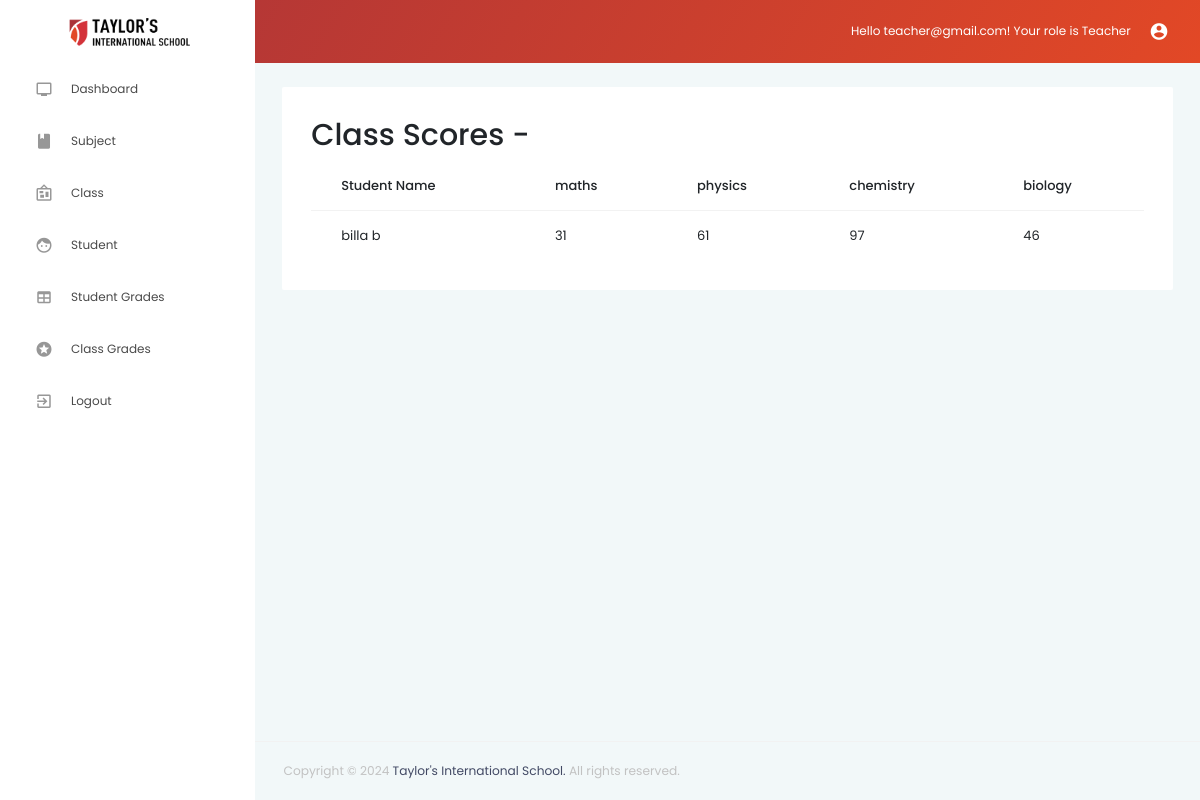
Page /pages_teacher/ClassGradesView.php?id=1 (signed in) on the committed database.
### tables this page shows
CREATE TABLE `subject` (
  `id` int(11) NOT NULL,
  `subjectID` varchar(50) NOT NULL,
  `subjectName` varchar(200) NOT NULL,
  `subjectType` varchar(50) NOT NULL
);

CREATE TABLE `student_subject` (
  `id` int(11) NOT NULL,
  `studentID` int(11) DEFAULT NULL,
  `subjectID` int(11) DEFAULT NULL,
  `subject_score` int(11) DEFAULT NULL,
  `subject_type` varchar(50) DEFAULT NULL
);

CREATE TABLE `student` (
  `studentID` int(11) NOT NULL,
  `firstName` varchar(50) NOT NULL,
  `lastName` varchar(50) NOT NULL,
  `gender` enum('Male','Female') NOT NULL,
  `classID` int(11) DEFAULT NULL
);

### pages_teacher/ClassGradesView.php (the view, shortened to what this page needs)
<!DOCTYPE html>
<?php
require_once '../db_connect.php';
$id = $_GET["id"];
$className = $_GET["classname"];
?>
<html lang="en">
    <head>
        <link rel="stylesheet" href="../vendors/iconfonts/mdi/css/materialdesignicons.min.css">
        <link rel="stylesheet" href="../vendors/css/vendor.bundle.base.css">
        <link rel="stylesheet" href="../vendors/css/vendor.bundle.addons.css">
        <link rel="stylesheet" href="https://use.fontawesome.com/releases/v5.4.1/css/all.css">
        <link rel="stylesheet" href="../css/style.css">
    </head>
    <body>
        <div class="container-scroller">
            <?php
            include("nav.php");
            ?>
            <div class="main-panel">
                <div class="content-wrapper">
                    <div class="row">
                        <div class="col-lg-12 grid-margin stretch-card">
                            <div class="card">
                                <div class="card-body">
                                    <div class="page-header clearfix">
                                        <h2 style="float:left">Class Scores - <?php echo $className; ?></h2>
                                    </div>
                                    <div class="table-responsive">
                                        <table id="recent-orders" class="table table-hover table-xl mb-0">
                                            <thead>
                                                <tr>
                                                    <th class="border-top-0">Student Name</th>
                                                    <?php
                                                    $studentsql = 'SELECT subject.subjectName
                                                                    FROM class
                                                                    INNER JOIN student ON class.classID = student.classID
                                                                    INNER JOIN student_subject ON student.studentID = student_subject.studentID
                                                                    INNER JOIN subject ON student_subject.subjectID = subject.subjectID
                                                                    WHERE class.classID="'.$id.'";';
                                                    $result = $conn->query($studentsql);
                                                    while ($row = $result->fetch_assoc()){
                                                        echo '<th class="border-top-0">'.$row['subjectName'].'</th>';
                                                    }
                                                    ?>
                                                </tr>
                                            </thead>
                                            <tbody>
                                                <?php
                                                $studentsql = 'SELECT subject.subjectName, student.firstName, student.lastName, student_subject.subject_score
                                                                    FROM class
                                                                    INNER JOIN student ON class.classID = student.classID
                                                                    INNER JOIN student_subject ON student.studentID = student_subject.studentID
                                                                    INNER JOIN subject ON student_subject.subjectID = subject.subjectID
                                                                    WHERE class.classID="'.$id.'";';
                                                $result = $conn->query($studentsql);
                                                $studentName = '';
                                                while ($row = $result->fetch_assoc()){
                                                    if($studentName != $row['firstName']." ".$row['lastName']){
                                                        $studentName = $row['firstName']." ".$row['lastName'];
                                                        echo '<tr>
                                                                <td>'.$studentName.'</td>';
                                                        echo '<td>'.$row['subject_score'].'</td>';
                                                    }
                                                    else{
                                                        echo '<td>'.$row['subject_score'].'</td>';
                                                    }
                                                }
                                                ?>
                                            </tbody>
                                        </table>
                                    </div>
                                </div>
                            </div>
                        </div>
                    </div>
                </div>
                <?php
                include("../footer.php");
                ?>
            </div>
        </div>
    </body>
</html>

### rows in the picture
subject: subjectName "maths"
subject: subjectName "physics"
subject: subjectName "chemistry"
subject: subjectName "biology"
student_subject: studentID.lastName "billa b", subject_score "31"
student_subject: subject_score "61"
student_subject: subject_score "97"
student_subject: subject_score "46"

### other values in the picture
$_SESSION["username"] "teacher@gmail.com"
$_SESSION["role"] "Teacher"
